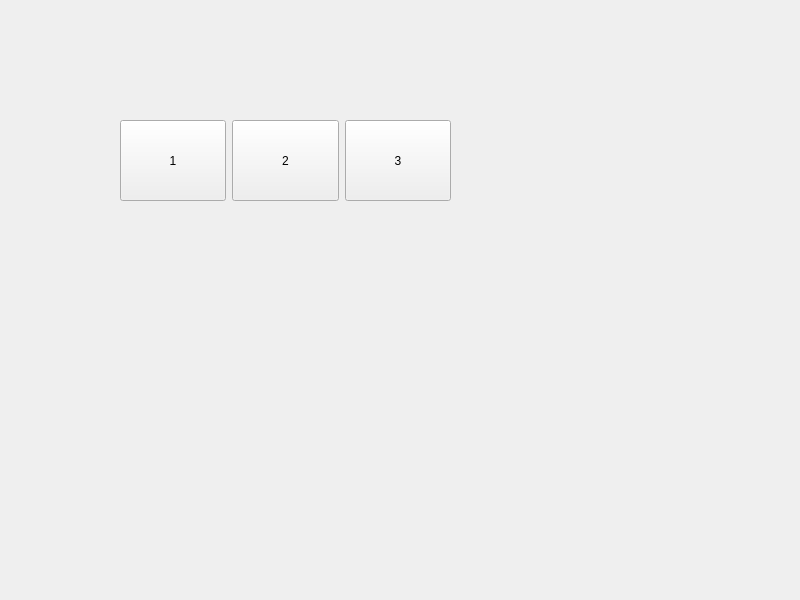
<?xml version="1.0" encoding="UTF-8"?>
<ui version="4.0">
 <class>Widget</class>
 <widget class="QWidget" name="Widget">
  <property name="geometry">
   <rect>
    <x>0</x>
    <y>0</y>
    <width>800</width>
    <height>600</height>
   </rect>
  </property>
  <property name="windowTitle">
   <string>Widget</string>
  </property>
  <widget class="QWidget" name="">
   <property name="geometry">
    <rect>
     <x>120</x>
     <y>120</y>
     <width>331</width>
     <height>81</height>
    </rect>
   </property>
   <property name="sizePolicy">
    <sizepolicy hsizetype="Preferred" vsizetype="Expanding">
     <horstretch>0</horstretch>
     <verstretch>0</verstretch>
    </sizepolicy>
   </property>
   <layout class="QHBoxLayout" name="horizontalLayout">
    <item>
     <widget class="QPushButton" name="btn1">
      <property name="sizePolicy">
       <sizepolicy hsizetype="Minimum" vsizetype="Expanding">
        <horstretch>0</horstretch>
        <verstretch>0</verstretch>
       </sizepolicy>
      </property>
      <property name="text">
       <string>1</string>
      </property>
     </widget>
    </item>
    <item>
     <widget class="QPushButton" name="btn2">
      <property name="sizePolicy">
       <sizepolicy hsizetype="Minimum" vsizetype="Expanding">
        <horstretch>0</horstretch>
        <verstretch>0</verstretch>
       </sizepolicy>
      </property>
      <property name="text">
       <string>2</string>
      </property>
     </widget>
    </item>
    <item>
     <widget class="QPushButton" name="btn3">
      <property name="sizePolicy">
       <sizepolicy hsizetype="Minimum" vsizetype="Expanding">
        <horstretch>0</horstretch>
        <verstretch>0</verstretch>
       </sizepolicy>
      </property>
      <property name="text">
       <string>3</string>
      </property>
     </widget>
    </item>
   </layout>
  </widget>
 </widget>
 <resources/>
 <connections/>
</ui>
